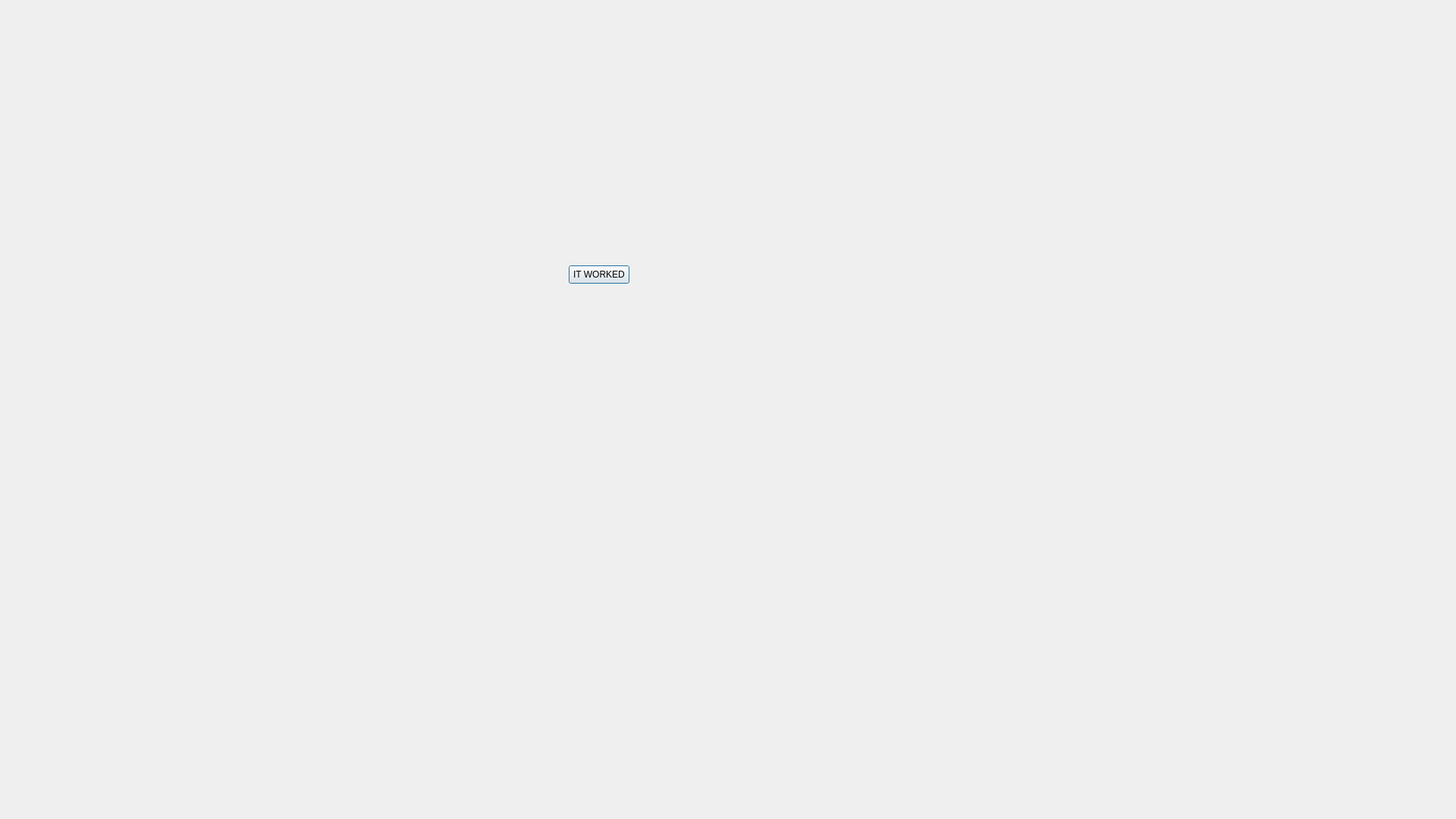
<?xml version="1.0" encoding="UTF-8"?>
<ui version="4.0">
 <class>SpawnRoom</class>
 <widget class="QDialog" name="SpawnRoom">
  <property name="geometry">
   <rect>
    <x>0</x>
    <y>0</y>
    <width>1920</width>
    <height>1080</height>
   </rect>
  </property>
  <property name="windowTitle">
   <string>Dialog</string>
  </property>
  <widget class="QPushButton" name="pushButton">
   <property name="geometry">
    <rect>
     <x>750</x>
     <y>350</y>
     <width>80</width>
     <height>24</height>
    </rect>
   </property>
   <property name="text">
    <string>IT WORKED</string>
   </property>
  </widget>
 </widget>
 <resources/>
 <connections/>
</ui>
